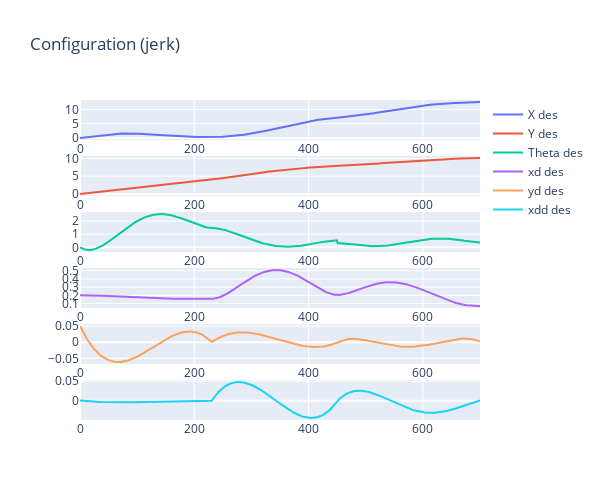
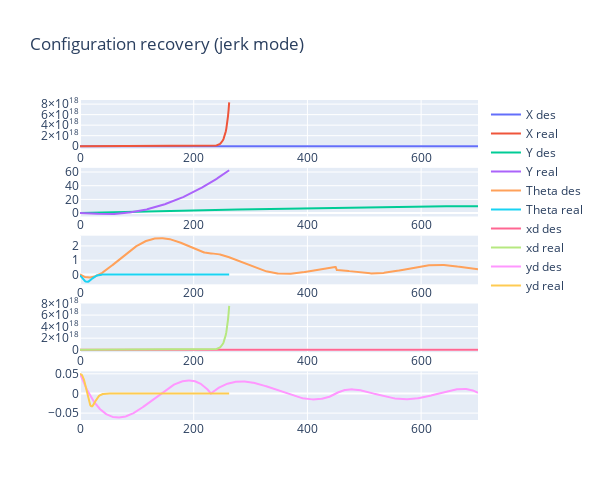

These figures' notebook cell, in order:
### Code cell
evaluate.plot_stuff()

### Figure 1 — Plotly figure (JSON) as saved in the notebook; plotly's stock layout.template omitted (floating-point values rounded to 4 significant figures; data arrays with more than 128 entries replaced by an {"elided": "..."} marker saying what was removed)
{"data": [{"name": "X des", "type": "scatter", "x": {"elided": "700 float values"}, "xaxis": "x", "y": {"elided": "700 float values"}, "yaxis": "y"}, {"name": "Y des", "type": "scatter", "x": {"elided": "700 float values"}, "xaxis": "x2", "y": {"elided": "700 float values"}, "yaxis": "y2"}, {"name": "Theta des", "type": "scatter", "x": {"elided": "700 float values"}, "xaxis": "x3", "y": {"elided": "700 float values"}, "yaxis": "y3"}, {"name": "xd des", "type": "scatter", "x": {"elided": "700 float values"}, "xaxis": "x4", "y": {"elided": "700 float values"}, "yaxis": "y4"}, {"name": "yd des", "type": "scatter", "x": {"elided": "700 float values"}, "xaxis": "x5", "y": {"elided": "700 float values"}, "yaxis": "y5"}, {"name": "xdd des", "type": "scatter", "x": {"elided": "700 float values"}, "xaxis": "x6", "y": {"elided": "700 float values"}, "yaxis": "y6"}], "layout": {"height": 500, "title": {"text": "Configuration (jerk)"}, "width": 600, "xaxis": {"anchor": "y", "domain": [0, 1]}, "xaxis2": {"anchor": "y2", "domain": [0, 1]}, "xaxis3": {"anchor": "y3", "domain": [0, 1]}, "xaxis4": {"anchor": "y4", "domain": [0, 1]}, "xaxis5": {"anchor": "y5", "domain": [0, 1]}, "xaxis6": {"anchor": "y6", "domain": [0, 1]}, "yaxis": {"anchor": "x", "domain": [0.875, 1]}, "yaxis2": {"anchor": "x2", "domain": [0.7, 0.825]}, "yaxis3": {"anchor": "x3", "domain": [0.525, 0.65]}, "yaxis4": {"anchor": "x4", "domain": [0.35, 0.475]}, "yaxis5": {"anchor": "x5", "domain": [0.175, 0.3]}, "yaxis6": {"anchor": "x6", "domain": [0, 0.125]}}}

### Figure 2 — Plotly figure (JSON) as saved in the notebook; plotly's stock layout.template omitted (floating-point values rounded to 4 significant figures; data arrays with more than 128 entries replaced by an {"elided": "..."} marker saying what was removed)
{"data": [{"name": "X des", "type": "scatter", "x": {"elided": "700 float values"}, "xaxis": "x", "y": {"elided": "700 float values"}, "yaxis": "y"}, {"name": "X real", "type": "scatter", "x": {"elided": "700 float values"}, "xaxis": "x", "y": {"elided": "263 float values"}, "yaxis": "y"}, {"name": "Y des", "type": "scatter", "x": {"elided": "700 float values"}, "xaxis": "x2", "y": {"elided": "700 float values"}, "yaxis": "y2"}, {"name": "Y real", "type": "scatter", "x": {"elided": "700 float values"}, "xaxis": "x2", "y": {"elided": "263 float values"}, "yaxis": "y2"}, {"name": "Theta des", "type": "scatter", "x": {"elided": "700 float values"}, "xaxis": "x3", "y": {"elided": "700 float values"}, "yaxis": "y3"}, {"name": "Theta real", "type": "scatter", "x": {"elided": "700 float values"}, "xaxis": "x3", "y": {"elided": "263 float values"}, "yaxis": "y3"}, {"name": "xd des", "type": "scatter", "x": {"elided": "700 float values"}, "xaxis": "x4", "y": {"elided": "700 float values"}, "yaxis": "y4"}, {"name": "xd real", "type": "scatter", "x": {"elided": "700 float values"}, "xaxis": "x4", "y": {"elided": "263 float values"}, "yaxis": "y4"}, {"name": "yd des", "type": "scatter", "x": {"elided": "700 float values"}, "xaxis": "x5", "y": {"elided": "700 float values"}, "yaxis": "y5"}, {"name": "yd real", "type": "scatter", "x": {"elided": "700 float values"}, "xaxis": "x5", "y": {"elided": "263 float values"}, "yaxis": "y5"}], "layout": {"height": 500, "title": {"text": "Configuration recovery (jerk mode)"}, "width": 600, "xaxis": {"anchor": "y", "domain": [0, 1]}, "xaxis2": {"anchor": "y2", "domain": [0, 1]}, "xaxis3": {"anchor": "y3", "domain": [0, 1]}, "xaxis4": {"anchor": "y4", "domain": [0, 1]}, "xaxis5": {"anchor": "y5", "domain": [0, 1]}, "yaxis": {"anchor": "x", "domain": [0.848, 1]}, "yaxis2": {"anchor": "x2", "domain": [0.636, 0.788]}, "yaxis3": {"anchor": "x3", "domain": [0.424, 0.576]}, "yaxis4": {"anchor": "x4", "domain": [0.212, 0.364]}, "yaxis5": {"anchor": "x5", "domain": [0, 0.152]}}}
